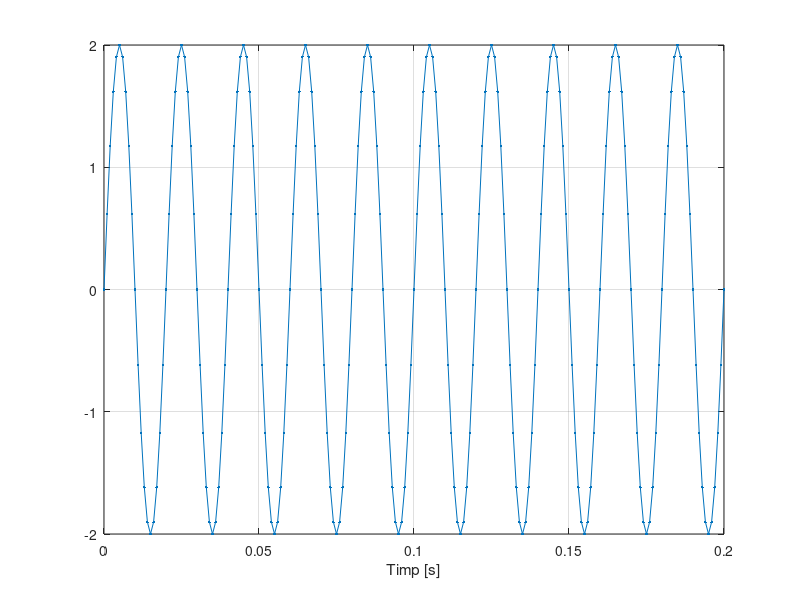
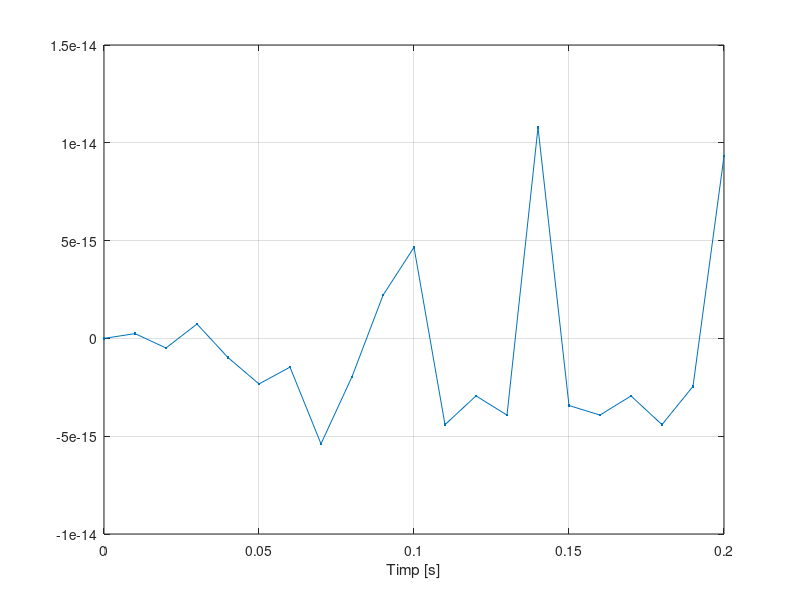
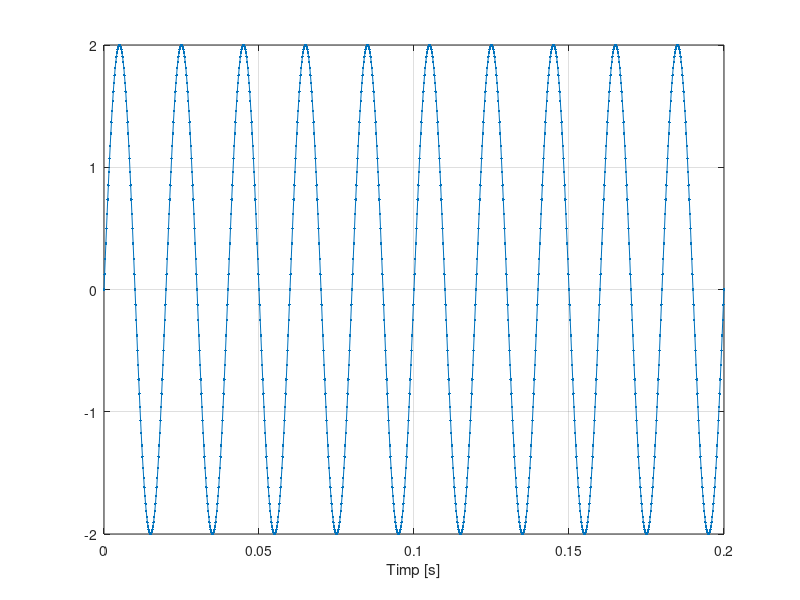

Source code (MATLAB) for these figures, in order: (Note: this script raises an error after producing the figures.)
%Modificarea pulsului de variatie a variabilei t
figure (1) %t=0.001
F = 50;
t = 0:0.001:0.2;
s = 2*sin(2*pi*F*t);
plot(t,s,'.-'),xlabel('Timp [s]'), grid 
%%
figure(2) %t=0.01
F = 50;
t = 0:0.01:0.2;
s = 2*sin(2*pi*F*t);
plot(t,s,'.-'),xlabel('Timp [s]'), grid 

%%
figure(3)  %t=0.002
F=50;
t = 0:0.0002:0.2;
s = 2*sin(2*pi*F*t);
plot(t,s,'.-'),xlabel('Timp [s]'), grid 

%Perioada semnalului sinusoidal
%perioada cand t=0.001
ac = xcorr(s,s);
[~,locs]=findpeaks(ac);
mean(diff(locs)*0.001) 

%perioada cand t=0.01
ac = xcorr(s,s);
[~,locs]=findpeaks(ac);
mean(diff(locs)*0.01)

%perioada cand t=0.0002
ac=xcorr(s,s);
[~,locs]=findpeaks(ac);
mean(diff(locs)*0.0002)


%semnalul cosinusoidal
%cand t=0.001
figure(4)
F1 = 50;
F2 = 20;
t = 0: 0.001: 0.2;
s=2*sin(2*pi*F1*t);
c=1*cos(2*pi*F2*t);
hold on
plot(t,s,'.-', 'color','r'), xlabel('Timp [c]'),grid

%cand t=0.01
figure(5)
F1 = 50;
F2 = 20;
t = 0: 0.01: 0.2;
s=2*sin(2*pi*F1*t);
c=1*cos(2*pi*F2*t);
hold on
plot(t,s,'.-', 'color','r'), xlabel('Timp [c]'),grid

%cand t=0.0002
figure(6)
F1 = 50;
F2 = 20;
t = 0: 0.0002: 0.2;
s=2*sin(2*pi*F1*t);
c=1*cos(2*pi*F2*t);
hold on
plot(t,s,'.-', 'color','r'), xlabel('Timp [c]'),grid






